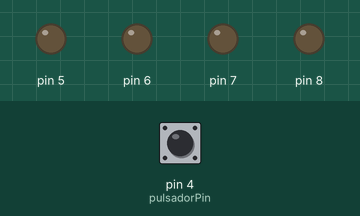
This sketch was run on a simulated Arduino Uno, built with avr-gcc and run on an emulated ATmega328P. Shown: output pins drawn as LEDs (lit = HIGH). Dashed ring = blinking. The inputs (shaded band) are chosen by the test bench; at power-on: pin 4 (pulsadorPin) HIGH.

Above: at 1.2 s.
1.3 s: pin 4 (pulsadorPin) pulled LOW for 0.15 s
At 1.4 s:
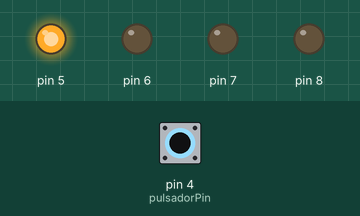
At 1.8 s:
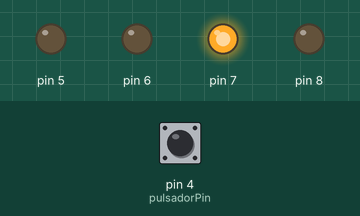
3.6 s: pin 4 (pulsadorPin) pulled LOW for 3.2 s
At 3.9 s:
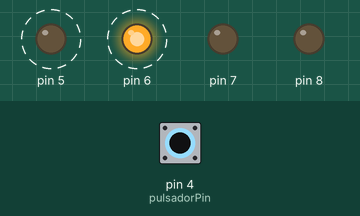
Timing chart, 0 to 8.9 s (numbered marks = the images above; inputs shaded):
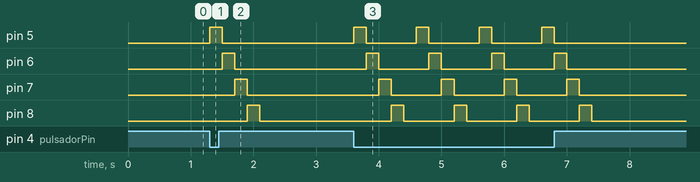

The sketch:

6.ino
```cpp
const int pulsadorPin = 4;

void setup() {
  for (int i = 5; i < 9; i++) {
    pinMode(i, OUTPUT);
  }
  pinMode(pulsadorPin, INPUT_PULLUP);
}

void encenderSecuencialmente() {
  for (int i = 5; i < 9; i++) {
    digitalWrite(i, HIGH);
    delay(200);
    digitalWrite(i, LOW);
  }
}

void loop() {
  if (digitalRead(pulsadorPin) == LOW) {
    encenderSecuencialmente();
    delay(200);
}
}
```

Measured:
- after the input at 1.3 s, pin 5: LOW → HIGH at once, → LOW 0.20 s later; pin 6: LOW → HIGH after 0.20 s, → LOW 0.20 s later; pin 7: LOW → HIGH after 0.40 s, → LOW 0.20 s later; pin 8: LOW → HIGH after 0.60 s, → LOW 0.20 s later
- after the input at 3.6 s, pin 5: alternates HIGH for 0.20 s and LOW for 0.80 s, 8 changes in all, then stays LOW, starting at once; pin 6: alternates HIGH for 0.20 s and LOW for 0.80 s, 8 changes in all, then stays LOW, starting after 0.20 s
